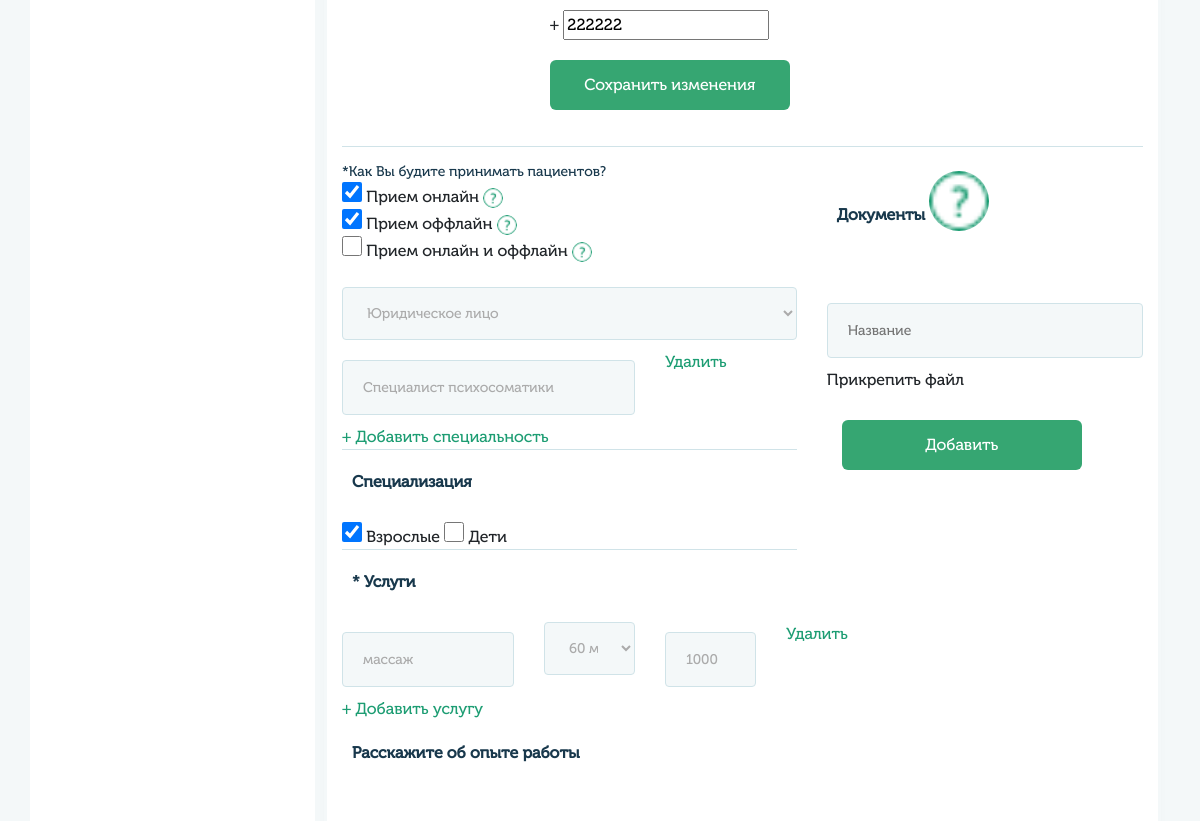
The page /profile/main/ (signed in, middle part) on the database as committed earlier.
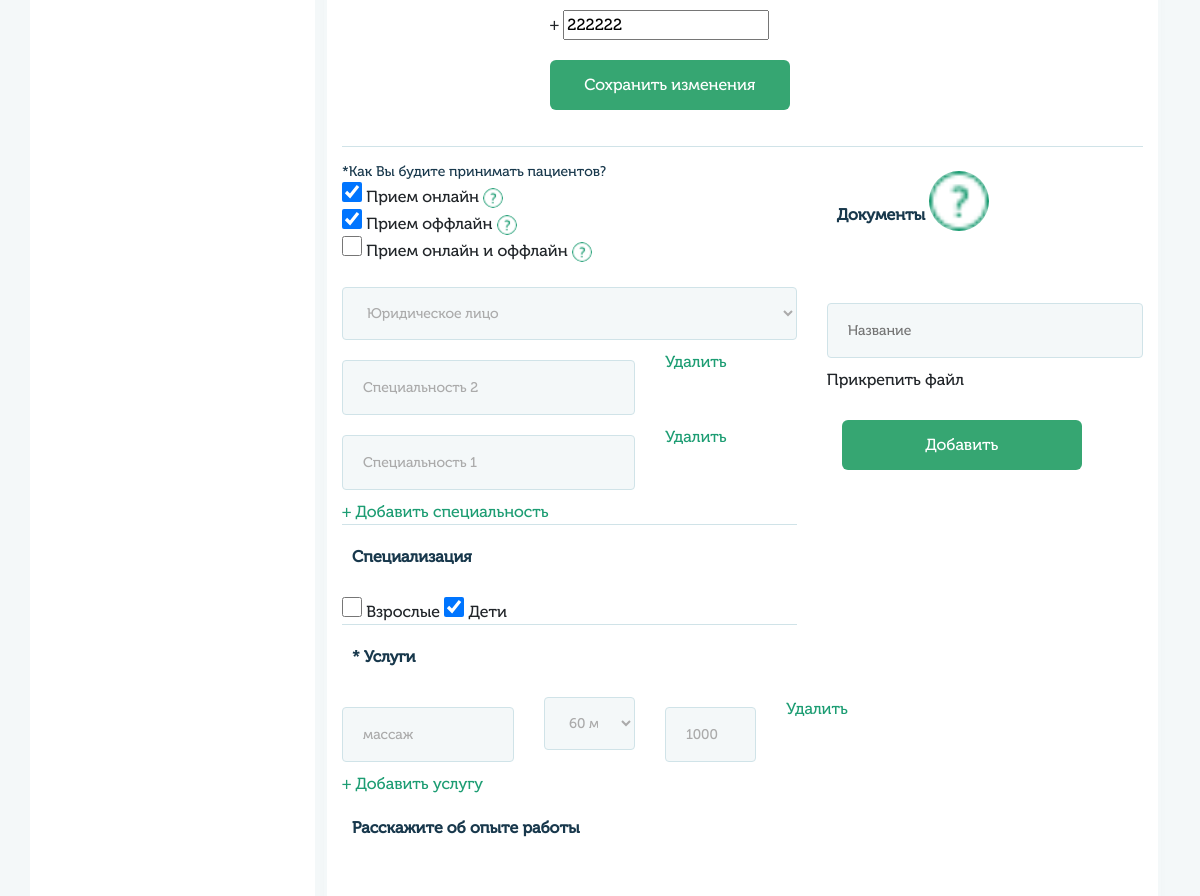
The same page on the database as committed later.
### userprofile/models.py (models this page shows, shortened)
class Specialty(models.Model):
    content = models.ForeignKey(User, on_delete=models.CASCADE)
    title = models.CharField(max_length=100, verbose_name='Название')
    class Meta:
        verbose_name = 'Специальность'
        verbose_name_plural = 'Специальности'

class Service(models.Model):
    content = models.ForeignKey(User, on_delete=models.CASCADE)
    name = models.CharField(max_length=100, verbose_name='Название')
    time = models.CharField(max_length=20, verbose_name='Время')
    price = models.CharField(max_length=20, verbose_name='Цена')
    class Meta:
        verbose_name = 'Услуга'
        verbose_name_plural = 'Услуги'

### userprofile/views.py (the view, shortened to what this page needs)
# urls.py: path('profile/main/', views.profile_page_view, name='user_profile_main'),
@login_required
def profile_page_view(request):
    if request.user.is_authenticated:
        user_profile = UserMain.objects.get(user=request.user)
        user_doctor = UserDoctor.objects.get(user=request.user)
        user_spec = Specialty.objects.filter(content=request.user)
        user_associations = Associations.objects.filter(content=request.user)
        user_education = Education.objects.filter(content=request.user)
        user_qualification = Qualification.objects.filter(content=request.user)
        user_services = Service.objects.filter(content=request.user)
        user_documents = Document.objects.filter(content=request.user)
        timezone = TimeZone.objects.all()
        articles = Article.objects.all()
        specialty_list = SpecialtyList.objects.all()
        data = {'user_profile': user_profile}
        if request.path == '/profile/consalt_user/':
            meetings = get_meetings_list(Meeting, Specialty, UserMain, request.user.id)
            data.update({'meetings': meetings})
        if request.path == '/profile/grafik/':
            if request.user.groups.filter(name='doctors').exists():
                return render(request, 'profile/grafik.html', data)
            else:
                return render(request, 'errs/404.html')
        if request.path == '/profile/info/':
            return render(request, 'profile/profile.html', data)
        if request.path == '/profile/main/':
            doctor_data = {
                'user_doctor': user_doctor,
                'user_spec': user_spec,
                'user_associations': user_associations,
                'user_education': user_education,
                'user_qualification': user_qualification,
                'user_services': user_services,
                'user_documents': user_documents,
                'specialty_list': specialty_list,
                'timezone': timezone,
            }
            data.update(doctor_data)
            return render(request, 'profile/profile_main.html', data)
    else:
        return redirect('login')

### templates/profile/profile_main.html (shortened to what the changed rows need)
{% extends "base_generic.html" %}
{% block content %}
{% load static %}
<div class="col-md-9 px-4">
    <div class="row">
        <div class="col-md-12 block-info">
            {% if user.groups.all.0.name == "doctors" %}
                <div class="row">
                    <form action="{% url 'save_doctor_data' %}" method="POST" enctype="multipart/form-data" class="col-md-7 checkbox-block">
                        <h5>*Как Вы будите принимать пациентов?</h5>
                        {% if user_doctor.meet_online == True %}
                            <input type="checkbox" name="meet_online" class="doctor_chk" value="True" checked> Прием онлайн <img src="{% static 'img/question.png' %}" alt="Прием онлайн" title="Здесь будет текст информации">
                        {% else %}
                            <input type="checkbox" name="meet_online" class="doctor_chk" value="False"> Прием онлайн <img src="{% static 'img/question.png' %}" alt="Прием онлайн" title="Здесь будет текст информации">
                        {% endif %}
                        <br>
                        {% if user_doctor.meet_offline == True %}
                            <input type="checkbox" name="meet_offline" class="doctor_chk" value="True" checked> Прием оффлайн <img src="{% static 'img/question.png' %}" alt="Прием оффлайн" title="Здесь будет текст информации">
                        {% else %}
                            <input type="checkbox" name="meet_offline" class="doctor_chk" value="False"> Прием оффлайн <img src="{% static 'img/question.png' %}" alt="Прием оффлайн" title="Здесь будет текст информации">
                        {% endif %}
                        <br>
                        {% if user_doctor.meet_online_offline == True %}
                            <input type="checkbox" name="meet_online_offline" class="doctor_chk" value="True" checked> Прием онлайн и оффлайн <img src="{% static 'img/question.png' %}" alt="Прием онлайн и оффлайн" title="Здесь будет текст информации">
                        {% else %}
                            <input type="checkbox" name="meet_online_offline" class="doctor_chk" value="False"> Прием онлайн и оффлайн <img src="{% static 'img/question.png' %}" alt="Прием онлайн и оффлайн" title="Здесь будет текст информации">
                        {% endif %}
                        <br>
                        <br>
                        <select class="" name="orgtype">
                            {% if user_doctor.orgtype != '' %}
                                {% if user_doctor.orgtype == 'ur' %}
                                    <option value="{{user_doctor.orgtype}}">Юридическое лицо</option>
                                {% endif %}
                            {% endif %}
                        </select>
                        {% for spec in user_spec %}
                            <div class="row spec-block spec-block-{{ spec.id }}">
                                <div class="col-8">
                                    <input type="text" list="list-spec" name="spec[{{ spec.id }}]" class="input-spec" id="input-spec-{{ spec.id }}" value="{{ spec.title }}" placeholder="специальность">
                                </div>
                                <div class="col-4">
                                    <a href="#" class="spec-remove item-remove" data-id="{{ spec.id }}" data-name="spec-block">Удалить</a>
                                </div>
                            </div>
                        {% endfor %}
                        <a href="#" class="spec-add">+ Добавить специальность</a>
                        <div class="line"></div>
                        <h4>Специализация</h4>
                        {% if user_doctor.patient_grown == True %}
                            <input type="checkbox" name="patient_grown" class="doctor_chk" value="True" checked> Взрослые
                        {% else %}
                            <input type="checkbox" name="patient_grown" class="doctor_chk" value="False"> Взрослые
                        {% endif %}
                        {% if user_doctor.patient_children == True %}
                            <input type="checkbox" name="patient_children" class="doctor_chk" value="True" checked> Дети
                        {% else %}
                            <input type="checkbox" name="patient_children" class="doctor_chk" value="False"> Дети
                        {% endif %}
                        <div class="line"></div>
                        <div class="row">
                            <div class="col-md-12 block-form">
                                {% for service in user_services %}
                                    <div class="row se-block se-block-{{ service.id }}">
                                        <div class="col-5">
                                            <input type="text" name="se[{{ service.id }}]" value="{{ service.name }}" placeholder="Название">
                                        </div>
                                        <div class="col-3">
                                            <select name="set[{{ service.id }}]" required>
                                                {% if service.time != '' %}
                                                    <option value="{{ service.time }}">{{ service.time }} мин.</option>
                                                {% endif %}
                                            </select>
                                        </div>
                                        <div class="col-3">
                                            <input type="text" name="sep[{{ service.id }}]" value="{{ service.price }}" placeholder="Цена">
                                        </div>
                                        <div class="col-1">
                                            <a href="#" class="item-remove" data-id="{{ service.id }}" data-name="se-block">Удалить</a>
                                        </div>
                                    </div>
                                {% endfor %}
                            </div>
                        </div>
                        <a href="#" class="se-add">+ Добавить услугу</a>
                        <div class="row">
                            <div class="col-md-12 block-form">
                            </div>
                        </div>
                    </form>
                    <form action="{% url 'save_user_doc' %}" method="POST" enctype="multipart/form-data" class="col-md-5 documents-block">
                        <h4>Документы <img src="{% static 'img/question.png' %}" alt="Я врач" title="Здесь будет текст информации"></h4>
                        <input type="text" name="doc_name" placeholder="Название" required>
                        <label for="doc_file" class="doc_file_label" style="cursor:pointer">Прикрепить файл</label>
                        <div class="col-md-12">
                        </div>
                    </form>
                </div>
            {% endif %}
        </div>
    </div>
</div>
{% endblock %}

Rows that differ between the two databases and show on the page:
removed Specialty: title "Специалист психосоматики"
added Specialty: title "Специальность 2"
added Specialty: title "Специальность 1"
Other text that changed with them:
form field patient_grown: (not shown) → "☐"
form field patient_children: (not shown) → "☑"
form field patient_grown: "☑" → (not shown)
form field patient_children: "☐" → (not shown)
